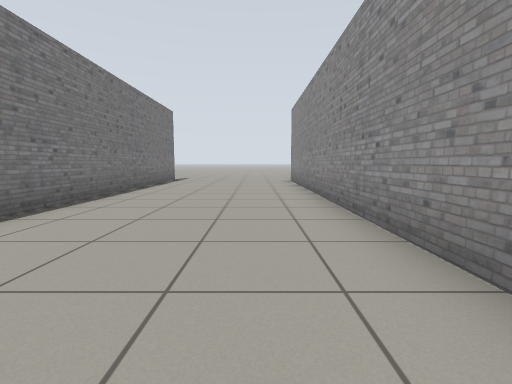
view 1 (above)

14 first-person views from a walk through a Gazebo world. The camera is 0.72 m above the floor, tilts 6° down and sees 85° across. The floor is counted in squares, 1 m on a side. Each view is taken from the middle of a square. On the plan, view 1 faces up. The plan holds only what a view shows up to about 10 squares ahead; the rest is blank.

view 2
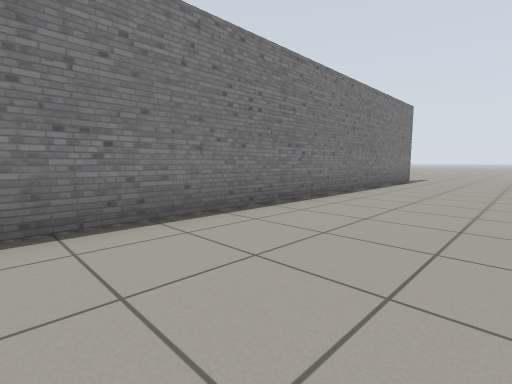

view 3
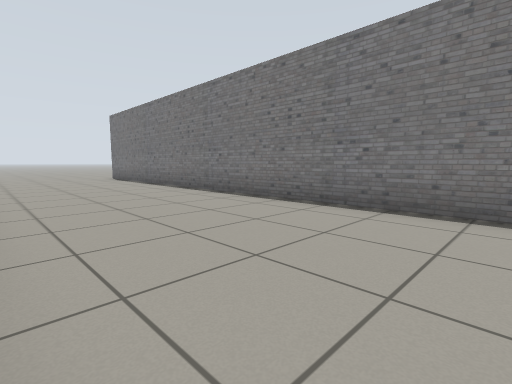

view 4
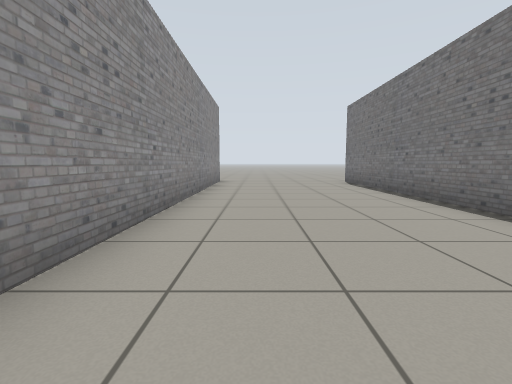

view 5
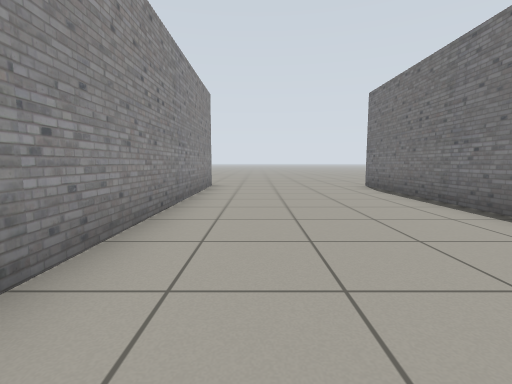

view 6
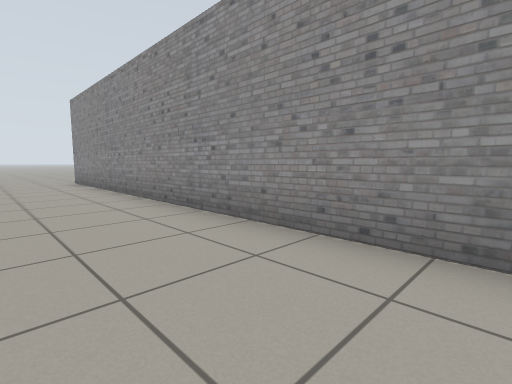

view 7
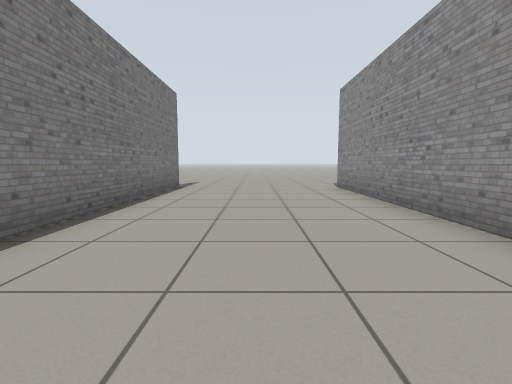

view 8
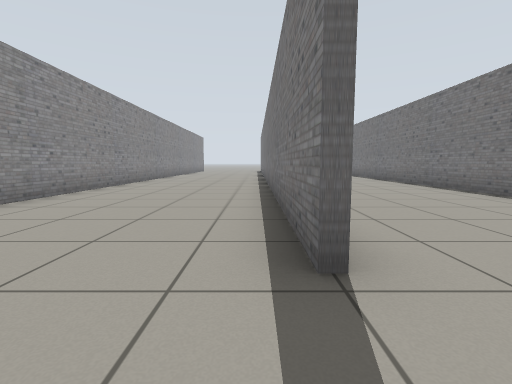

view 9
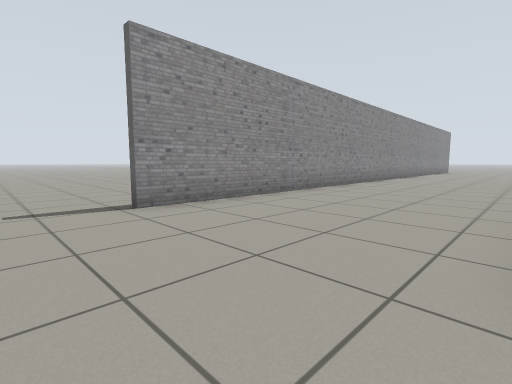

view 10
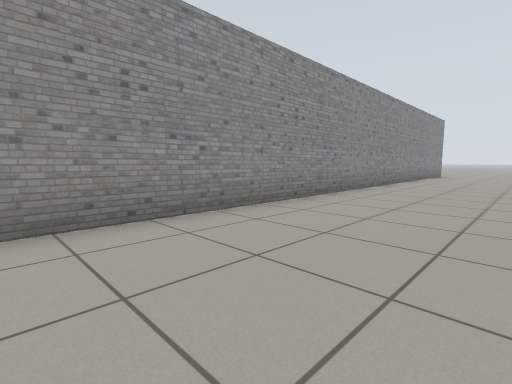

view 11
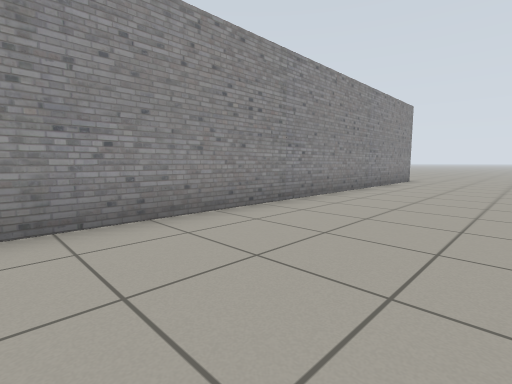

view 12
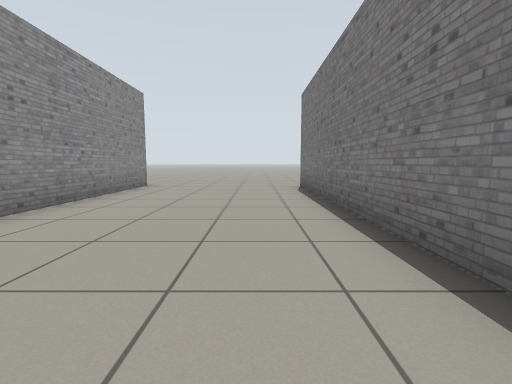

view 13
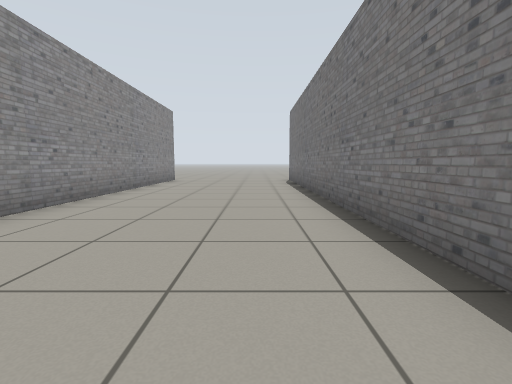

view 14
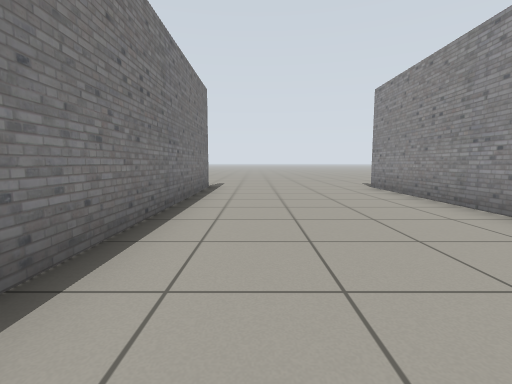

### Floor plan
Points are (right, up) in squares from view 1. A wall is a line through its corners. A room is listed if a view was taken in it or the views show most of it. See-through windows are left out.
Room 1 (views 1, 2, 3, 4, 5, 6, 7)
walls: (-3.4, 11.8) (-3.4, -10.8); (1.4, -10.9) (1.4, 11.2)
ways out: opening at (2, -11.5) to room 2; opening at (2, 12.5) to room 2; opening at (-3, -11.5); opening at (-3, 12.5)
Room 2 (views 8, 9, 10, 11, 12, 13, 14)
walls: (1.6, -0.4) (1.6, -10.9); (1.6, 11.2) (1.6, 3.6); (6.4, -10.8) (6.4, 11.2)
ways out: opening at (2, -11.5) to room 1; opening at (2, 12.5) to room 1; opening at (7, 12.5)

Where each view was taken, in squares from view 1:
view 1: 0 up, 0 right, facing up
view 2: 0 up, 0 right, facing up-left
view 3: 3 up, 1 right, facing down-left
view 4: 0 up, 0 right, facing down
view 5: 2 down, 0 right, facing down
view 6: 0 up, 1 left, facing up-right
view 7: 3 up, 1 left, facing up
view 8: 13 up, 2 right, facing down
view 9: 13 up, 2 right, facing down-right
view 10: 6 up, 3 right, facing down-right
view 11: 1 up, 3 right, facing down-right
view 12: 2 down, 3 right, facing down
view 13: 1 up, 3 right, facing down
view 14: 3 up, 3 right, facing up
